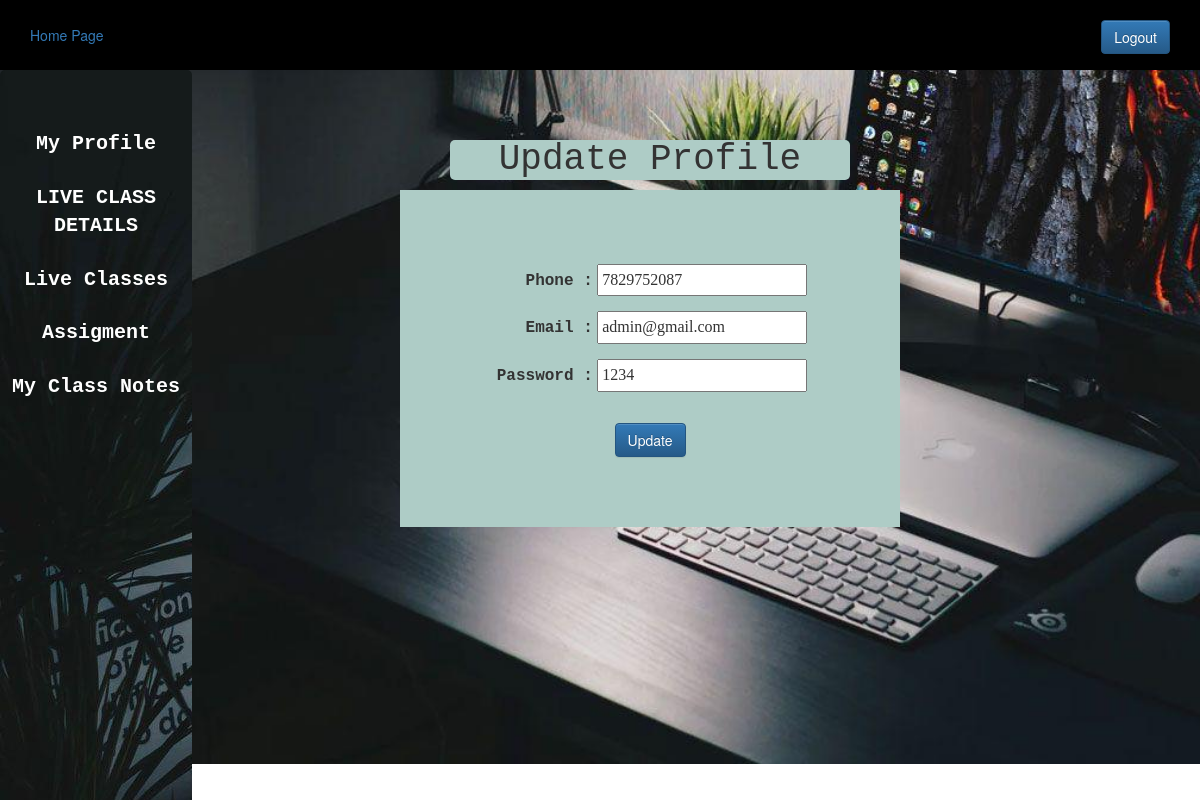
The app's page /student_profile.php (signed in) with its own data.
### tables this page shows
CREATE TABLE `user` (
  `id` int(11) NOT NULL,
  `username` varchar(50) DEFAULT NULL,
  `phone` varchar(50) DEFAULT NULL,
  `email` varchar(50) DEFAULT NULL,
  `usertype` varchar(50) DEFAULT NULL,
  `password` varchar(50) DEFAULT NULL
);

### student_profile.php (the view, shortened to what this page needs)
 <?php
$host="localhost";
$user="root";
$password="";
$db="schoolproject";
$data=mysqli_connect($host,$user,$password,$db);
$name=$_SESSION['username'];
$sql="SELECT * FROM user WHERE username='$name' ";
$result=mysqli_query($data,$sql);
$info=mysqli_fetch_assoc($result);
?>
<!DOCTYPE html>
<html>
<head>
	<?php
	include 'student_css.php'
	?>
</head>
<body>
	<?php
	include 'student_sidebar.php'
	?>
	<div class="hlo">
	 <center>
	 	<div class="pro">
	 	<h1>Update Profile</h1>
	 </div>
	</center>
	<div>
		<center>
		<form action="#" method="POST">
			<div class="div_deg">
			<div>
				<label>Phone :</label>
				<input class="inp" type="number" name="phone" value="<?php echo "{$info['phone']}" ?>">
			</div>
			<div>
				<label>Email :</label>
				<input class="inp" type="text" name="email"  value="<?php echo "{$info['email']}" ?>">
			</div>
			<div>
				<label>Password :</label>
				<input class="inp" type="text" name="password"  value="<?php echo "{$info['password']}" ?>">
			</div>
			<div class="sub" >
				<input class="btn btn-primary" type="submit" name="update_profile" value="Update">
			</div>
			</div>
		</form>
		</center>
	</div>
	</div>
</body>
</html>

### admin.css (style rules this page uses)
* { margin: 0px; padding: 0px; }

### student_profile.php (style rules this page uses)
.pro { font-family:'Courier New', Courier,monospace; background-color: #aeccc6; width: 400px; border-radius: 5px; }
label { display: inline-block; text-align: right; width: 100px; padding-top: 10px; padding-bottom: 10px; font-family: 'Courier New', Courier,monospace; }
.div_deg { background-color:#aeccc6; width: 500px; padding-top: 70px; padding: 70px; font-size: 16px; }
.sub { padding-top: 20px; }
.inp { padding: 3px; font-family: normal; }
body { background-image: url("imag02.jpg"); background-size: 2000px; background-position: center; background-repeat: no-repeat; }
.hlo { padding-left: 100px; padding-top: 50px; }

### records on screen
user: phone "7829752087", email "admin@gmail.com", password "1234"
